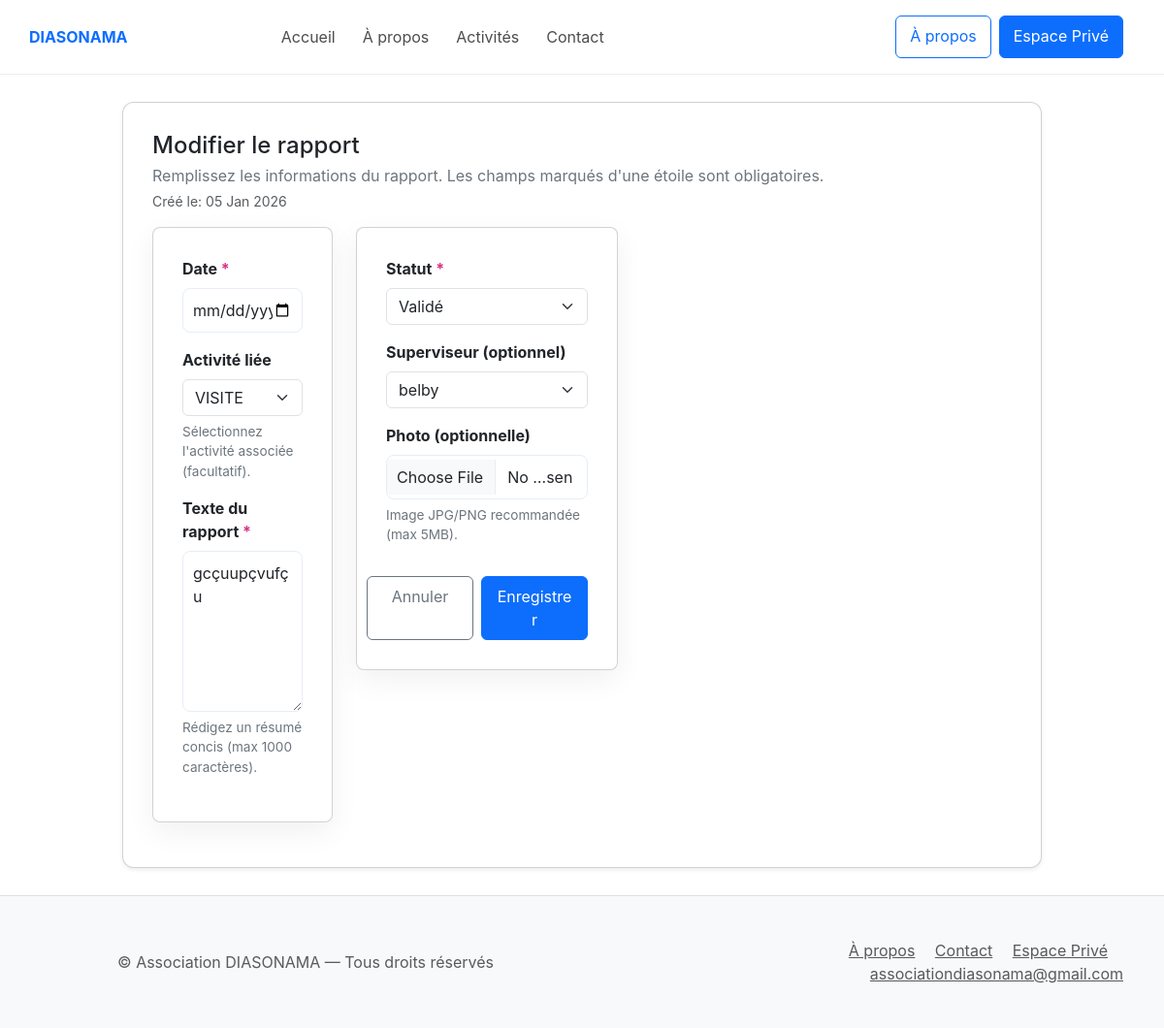
Page /reports/3/edit/ (signed in) on the committed database.
### reports/models.py (models this page shows, shortened)
class Report(models.Model):
    STATUS_CHOICES = [
        ('draft', 'Brouillon'),
        ('submitted', 'Soumis'),
        ('validated', 'Validé'),
    ]
    author = models.ForeignKey(settings.AUTH_USER_MODEL, on_delete=models.CASCADE, related_name='reports')
    supervisor = models.ForeignKey(settings.AUTH_USER_MODEL, on_delete=models.SET_NULL, null=True, blank=True, related_name='supervised_reports')
    date = models.DateField()
    activity = models.ForeignKey('activities.Activity', on_delete=models.SET_NULL, null=True, blank=True)
    text = models.TextField(blank=True)
    status = models.CharField(max_length=20, choices=STATUS_CHOICES, default='draft')
    created_at = models.DateTimeField(auto_now_add=True)
    class Meta:
        ordering = ('-date',)

### reports/views.py (the view, shortened to what this page needs)
# urls.py: path('<int:pk>/edit/', views.ReportUpdateView.as_view(), name='reports_edit'),
class ReportUpdateView(LoginRequiredMixin, UserPassesTestMixin, UpdateView):
    model = Report
    form_class = ReportForm
    template_name = 'reports/form.html'
    success_url = reverse_lazy('reports_my')
    def test_func(self):
        user = self.request.user
        report = self.get_object()
        return user == report.author or user.is_superuser or user.groups.filter(name='superviseur').exists()

### reports/forms.py
class ReportForm(forms.ModelForm):
    class Meta:
        model = Report
        fields = ['date', 'activity', 'text', 'status', 'supervisor']
        widgets = {
            'date': forms.DateInput(attrs={'class': 'form-control', 'type': 'date'}),
            'activity': forms.Select(attrs={'class': 'form-select'}),
            'text': forms.Textarea(attrs={'class': 'form-control', 'rows': 6}),
            'status': forms.Select(attrs={'class': 'form-select'}),
            'supervisor': forms.Select(attrs={'class': 'form-select'}),
        }

### activities/models.py (called while the page is built)
    def __str__(self):
        return self.title

### templates/reports/form.html (shortened to what this page needs)
{% extends 'base.html' %}
{% block content %}
  <div class="container" style="max-width:980px;padding:28px 16px;">
    <div class="card shadow-sm report-card">
      <div class="card-body">
        <div class="report-header d-flex align-items-start justify-content-between mb-3 gap-3">
          <div>
            <h1 class="h4 mb-1">{% if object %}Modifier le rapport{% else %}Nouveau rapport{% endif %}</h1>
            <p class="muted mb-0">Remplissez les informations du rapport. Les champs marqués d'une étoile sont obligatoires.</p>
            {% if object %}
              <div class="text-muted small mt-1">Créé le: {{ object.created_at|date:"d M Y" }}</div>
            {% endif %}
          </div>
        </div>
        <form method="post" enctype="multipart/form-data" class="report-form">{% csrf_token %}
          <div class="row">
            <div class="col-md-5">
              <div class="card mb-3 field-card">
                <div class="card-body">
                  <div class="mb-3">
                    <label class="form-label required" for="id_date">Date</label>
                    {{ form.date }}
                  </div>
                  <div class="mb-3">
                    <label class="form-label" for="id_activity">Activité liée</label>
                    {{ form.activity }}
                    <div class="form-text">Sélectionnez l'activité associée (facultatif).</div>
                  </div>
                  <div class="mb-3">
                    <label class="form-label required" for="id_text">Texte du rapport</label>
                    {{ form.text }}
                    <div class="form-text">Rédigez un résumé concis (max 1000 caractères).</div>
                  </div>
                </div>
              </div>
            </div>
            <div class="col-md-7">
              <div class="card mb-3 field-card side-card">
                <div class="card-body">
                  <div class="mb-3">
                    <label class="form-label required" for="id_status">Statut</label>
                    {{ form.status }}
                  </div>
                  <div class="mb-3">
                    <label class="form-label" for="id_supervisor">Superviseur (optionnel)</label>
                    {{ form.supervisor }}
                  </div>
                  <div class="mb-3">
                    <label class="form-label" for="id_photo">Photo (optionnelle)</label>
                    <input type="file" name="photo" id="id_photo" class="form-control" accept="image/*">
                    <div class="form-text">Image JPG/PNG recommandée (max 5MB).</div>
                  </div>
                  <div class="report-actions mt-3 d-flex gap-2 justify-content-end">
                    <a class="btn btn-outline-secondary" href="{% url 'reports_list' %}">Annuler</a>
                    <button class="btn btn-primary" type="submit">Enregistrer</button>
                  </div>
                </div>
              </div>
            </div>
          </div>
        </form>
      </div>
    </div>
  </div>
{% endblock %}

### static/css/styles.css (style rules this page uses)
html, body { margin: 0; padding: 0; height: 100%; font-family: -apple-system, BlinkMacSystemFont, "Segoe UI", Roboto, "Helvetica Neue", Arial, sans-serif; background: #ffffff; color: #080808; }
body { min-height: 100%; }
h1 { color: #51ff00; }
form { display: grid; gap: 8px; max-width: 480px; }
input, textarea { padding: 8px; border: 1px solid #ccc; border-radius: 4px; }
button { background: #0b5ed7; color: #fff; border: none; padding: 10px 14px; border-radius: 4px; cursor: pointer; }
:root { --color-primary: #0d6efd; --color-accent: #20c997; --muted: #6c757d; --bg: #f8fafc; }
.report-form .form-label { font-weight:700;margin-bottom:6px }
.report-form .form-control, .report-form textarea { border-radius:8px;padding:10px;border:1px solid #e6eef6 }
.card.shadow-sm { border-radius:12px }
.field-card { border-radius:10px; overflow:hidden }
.field-card .card-body { padding:16px }
.field-card .form-label { display:block;margin-bottom:8px;font-weight:700 }
.report-form .side-card { min-height: 360px; display:flex; flex-direction:column; }
.report-form .side-card .card-body { display:flex; flex-direction:column; justify-content:space-between }
.report-actions { margin-top: 12px }
.report-card { border-radius:12px }
.report-header .muted { color:var(--muted) }
.report-form .required:after { content:" *";color:#d63384 }
.report-text .form-text, .report-form .form-text { font-size:0.85rem;color:var(--muted);margin-top:6px }
.report-actions .btn { min-width:110px }
.btn { display: inline-block; padding: 8px 14px; border-radius: 6px; text-decoration: none; }
.btn-primary { background: var(--color-primary); color: #fff; }
.card.shadow-sm { box-shadow:0 6px 18px rgba(12,20,30,0.06) }
.card { background:#fff;padding:14px;border-radius:8px;box-shadow:0 10px 30px rgba(12,20,30,0.06) }
.site-main .container { padding-top: 28px; padding-bottom: 28px }
button.btn, .btn { min-height: 44px }

### rows in the picture
Report: created_at "05 Jan 2026", activity "VISITE", text "gcçuupçvufçu", status "Validé", supervisor "belby"
